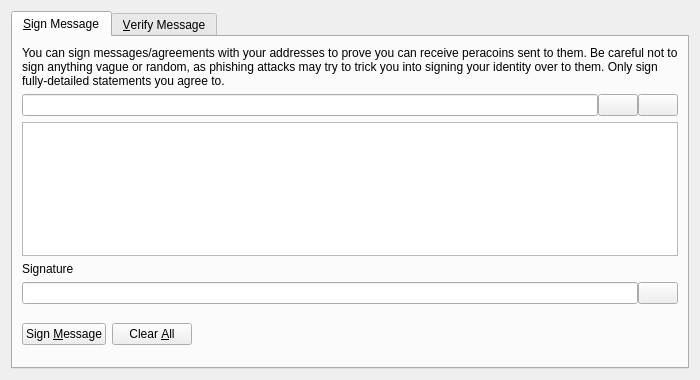
<?xml version="1.0" encoding="UTF-8"?>
<ui version="4.0">
 <class>SignVerifyMessageDialog</class>
 <widget class="QDialog" name="SignVerifyMessageDialog">
  <property name="geometry">
   <rect>
    <x>0</x>
    <y>0</y>
    <width>700</width>
    <height>380</height>
   </rect>
  </property>
  <property name="windowTitle">
   <string>Signatures - Sign / Verify a Message</string>
  </property>
  <property name="modal">
   <bool>true</bool>
  </property>
  <layout class="QVBoxLayout" name="verticalLayout">
   <item>
    <widget class="QTabWidget" name="tabWidget">
     <property name="currentIndex">
      <number>0</number>
     </property>
     <widget class="QWidget" name="tabSignMessage">
      <attribute name="title">
       <string>&amp;Sign Message</string>
      </attribute>
      <layout class="QVBoxLayout" name="verticalLayout_SM">
       <item>
        <widget class="QLabel" name="infoLabel_SM">
         <property name="text">
          <string>You can sign messages/agreements with your addresses to prove you can receive peracoins sent to them. Be careful not to sign anything vague or random, as phishing attacks may try to trick you into signing your identity over to them. Only sign fully-detailed statements you agree to.</string>
         </property>
         <property name="textFormat">
          <enum>Qt::PlainText</enum>
         </property>
         <property name="wordWrap">
          <bool>true</bool>
         </property>
        </widget>
       </item>
       <item>
        <layout class="QHBoxLayout" name="horizontalLayout_1_SM">
         <property name="spacing">
          <number>0</number>
         </property>
         <item>
          <widget class="QValidatedLineEdit" name="addressIn_SM">
           <property name="toolTip">
            <string>The Peracoin address to sign the message with</string>
           </property>
          </widget>
         </item>
         <item>
          <widget class="QPushButton" name="addressBookButton_SM">
           <property name="toolTip">
            <string>Choose previously used address</string>
           </property>
           <property name="text">
            <string/>
           </property>
           <property name="icon">
            <iconset resource="../bitcoin.qrc">
             <normaloff>:/icons/address-book</normaloff>:/icons/address-book</iconset>
           </property>
           <property name="shortcut">
            <string>Alt+A</string>
           </property>
           <property name="autoDefault">
            <bool>false</bool>
           </property>
          </widget>
         </item>
         <item>
          <widget class="QPushButton" name="pasteButton_SM">
           <property name="toolTip">
            <string>Paste address from clipboard</string>
           </property>
           <property name="text">
            <string/>
           </property>
           <property name="icon">
            <iconset resource="../bitcoin.qrc">
             <normaloff>:/icons/editpaste</normaloff>:/icons/editpaste</iconset>
           </property>
           <property name="shortcut">
            <string>Alt+P</string>
           </property>
           <property name="autoDefault">
            <bool>false</bool>
           </property>
          </widget>
         </item>
        </layout>
       </item>
       <item>
        <widget class="QPlainTextEdit" name="messageIn_SM">
         <property name="toolTip">
          <string>Enter the message you want to sign here</string>
         </property>
        </widget>
       </item>
       <item>
        <widget class="QLabel" name="signatureLabel_SM">
         <property name="text">
          <string>Signature</string>
         </property>
         <property name="textFormat">
          <enum>Qt::PlainText</enum>
         </property>
        </widget>
       </item>
       <item>
        <layout class="QHBoxLayout" name="horizontalLayout_2_SM">
         <property name="spacing">
          <number>0</number>
         </property>
         <item>
          <widget class="QLineEdit" name="signatureOut_SM">
           <property name="font">
            <font>
             <italic>true</italic>
            </font>
           </property>
           <property name="readOnly">
            <bool>true</bool>
           </property>
          </widget>
         </item>
         <item>
          <widget class="QPushButton" name="copySignatureButton_SM">
           <property name="toolTip">
            <string>Copy the current signature to the system clipboard</string>
           </property>
           <property name="text">
            <string/>
           </property>
           <property name="icon">
            <iconset resource="../bitcoin.qrc">
             <normaloff>:/icons/editcopy</normaloff>:/icons/editcopy</iconset>
           </property>
           <property name="autoDefault">
            <bool>false</bool>
           </property>
          </widget>
         </item>
        </layout>
       </item>
       <item>
        <layout class="QHBoxLayout" name="horizontalLayout_3_SM">
         <item>
          <widget class="QPushButton" name="signMessageButton_SM">
           <property name="toolTip">
            <string>Sign the message to prove you own this Peracoin address</string>
           </property>
           <property name="text">
            <string>Sign &amp;Message</string>
           </property>
           <property name="icon">
            <iconset resource="../bitcoin.qrc">
             <normaloff>:/icons/edit</normaloff>:/icons/edit</iconset>
           </property>
           <property name="autoDefault">
            <bool>false</bool>
           </property>
          </widget>
         </item>
         <item>
          <widget class="QPushButton" name="clearButton_SM">
           <property name="toolTip">
            <string>Reset all sign message fields</string>
           </property>
           <property name="text">
            <string>Clear &amp;All</string>
           </property>
           <property name="icon">
            <iconset resource="../bitcoin.qrc">
             <normaloff>:/icons/remove</normaloff>:/icons/remove</iconset>
           </property>
           <property name="autoDefault">
            <bool>false</bool>
           </property>
          </widget>
         </item>
         <item>
          <spacer name="horizontalSpacer_1_SM">
           <property name="orientation">
            <enum>Qt::Horizontal</enum>
           </property>
           <property name="sizeHint" stdset="0">
            <size>
             <width>40</width>
             <height>48</height>
            </size>
           </property>
          </spacer>
         </item>
         <item>
          <widget class="QLabel" name="statusLabel_SM">
           <property name="font">
            <font>
             <weight>75</weight>
             <bold>true</bold>
            </font>
           </property>
           <property name="text">
            <string/>
           </property>
           <property name="wordWrap">
            <bool>true</bool>
           </property>
          </widget>
         </item>
         <item>
          <spacer name="horizontalSpacer_2_SM">
           <property name="orientation">
            <enum>Qt::Horizontal</enum>
           </property>
           <property name="sizeHint" stdset="0">
            <size>
             <width>40</width>
             <height>48</height>
            </size>
           </property>
          </spacer>
         </item>
        </layout>
       </item>
      </layout>
     </widget>
     <widget class="QWidget" name="tabVerifyMessage">
      <attribute name="title">
       <string>&amp;Verify Message</string>
      </attribute>
      <layout class="QVBoxLayout" name="verticalLayout_VM">
       <item>
        <widget class="QLabel" name="infoLabel_VM">
         <property name="text">
          <string>Enter the receiver's address, message (ensure you copy line breaks, spaces, tabs, etc. exactly) and signature below to verify the message. Be careful not to read more into the signature than what is in the signed message itself, to avoid being tricked by a man-in-the-middle attack. Note that this only proves the signing party receives with the address, it cannot prove sendership of any transaction!</string>
         </property>
         <property name="textFormat">
          <enum>Qt::PlainText</enum>
         </property>
         <property name="alignment">
          <set>Qt::AlignLeading|Qt::AlignLeft|Qt::AlignTop</set>
         </property>
         <property name="wordWrap">
          <bool>true</bool>
         </property>
        </widget>
       </item>
       <item>
        <layout class="QHBoxLayout" name="horizontalLayout_1_VM">
         <property name="spacing">
          <number>0</number>
         </property>
         <item>
          <widget class="QValidatedLineEdit" name="addressIn_VM">
           <property name="toolTip">
            <string>The Peracoin address the message was signed with</string>
           </property>
          </widget>
         </item>
         <item>
          <widget class="QPushButton" name="addressBookButton_VM">
           <property name="toolTip">
            <string>Choose previously used address</string>
           </property>
           <property name="text">
            <string/>
           </property>
           <property name="icon">
            <iconset resource="../bitcoin.qrc">
             <normaloff>:/icons/address-book</normaloff>:/icons/address-book</iconset>
           </property>
           <property name="shortcut">
            <string>Alt+A</string>
           </property>
           <property name="autoDefault">
            <bool>false</bool>
           </property>
          </widget>
         </item>
        </layout>
       </item>
       <item>
        <widget class="QPlainTextEdit" name="messageIn_VM"/>
       </item>
       <item>
        <widget class="QValidatedLineEdit" name="signatureIn_VM"/>
       </item>
       <item>
        <layout class="QHBoxLayout" name="horizontalLayout_2_VM">
         <item>
          <widget class="QPushButton" name="verifyMessageButton_VM">
           <property name="toolTip">
            <string>Verify the message to ensure it was signed with the specified Peracoin address</string>
           </property>
           <property name="text">
            <string>Verify &amp;Message</string>
           </property>
           <property name="icon">
            <iconset resource="../bitcoin.qrc">
             <normaloff>:/icons/transaction_0</normaloff>:/icons/transaction_0</iconset>
           </property>
           <property name="autoDefault">
            <bool>false</bool>
           </property>
          </widget>
         </item>
         <item>
          <widget class="QPushButton" name="clearButton_VM">
           <property name="toolTip">
            <string>Reset all verify message fields</string>
           </property>
           <property name="text">
            <string>Clear &amp;All</string>
           </property>
           <property name="icon">
            <iconset resource="../bitcoin.qrc">
             <normaloff>:/icons/remove</normaloff>:/icons/remove</iconset>
           </property>
           <property name="autoDefault">
            <bool>false</bool>
           </property>
          </widget>
         </item>
         <item>
          <spacer name="horizontalSpacer_1_VM">
           <property name="orientation">
            <enum>Qt::Horizontal</enum>
           </property>
           <property name="sizeHint" stdset="0">
            <size>
             <width>40</width>
             <height>48</height>
            </size>
           </property>
          </spacer>
         </item>
         <item>
          <widget class="QLabel" name="statusLabel_VM">
           <property name="font">
            <font>
             <weight>75</weight>
             <bold>true</bold>
            </font>
           </property>
           <property name="text">
            <string/>
           </property>
           <property name="wordWrap">
            <bool>true</bool>
           </property>
          </widget>
         </item>
         <item>
          <spacer name="horizontalSpacer_2_VM">
           <property name="orientation">
            <enum>Qt::Horizontal</enum>
           </property>
           <property name="sizeHint" stdset="0">
            <size>
             <width>40</width>
             <height>48</height>
            </size>
           </property>
          </spacer>
         </item>
        </layout>
       </item>
      </layout>
     </widget>
    </widget>
   </item>
  </layout>
 </widget>
 <customwidgets>
  <customwidget>
   <class>QValidatedLineEdit</class>
   <extends>QLineEdit</extends>
   <header>qvalidatedlineedit.h</header>
  </customwidget>
 </customwidgets>
 <resources>
  <include location="../bitcoin.qrc"/>
 </resources>
 <connections/>
</ui>
